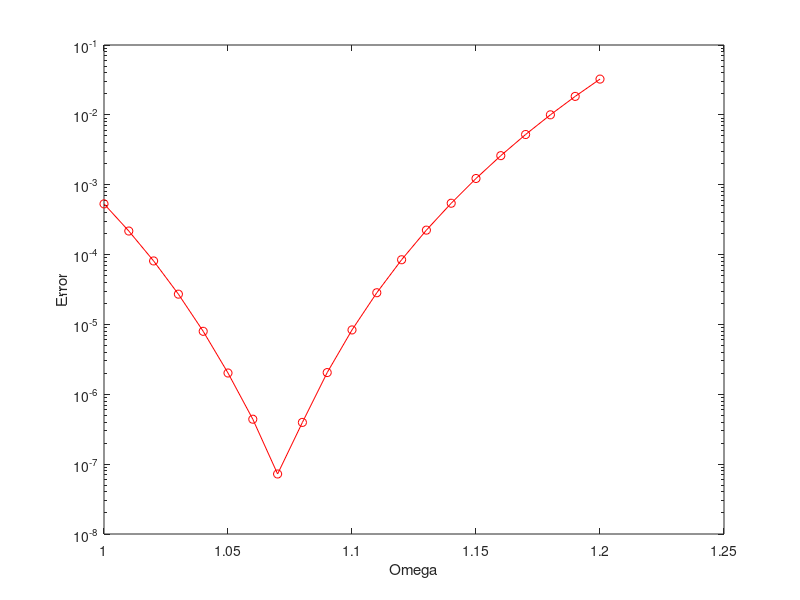

Reproduce this figure in MATLAB.
clear
clf

h=0.25;
x=-4:h:4;
m=length(x);

D=2*eye(m);
D=D-diag(ones(m-1,1),+1);
D=D-diag(ones(m-1,1),-1);
D=D/(2*h^2);

potential = 10*ones(m,1);
potential(abs(x)<1)=0;
V=diag(potential);

A=D+V;

[vmat,emat] = eig(A);
B = inv(A);

%bar(eig(A))


i = 1;
for omega=1:0.01:1.2
    %disp(omega)
    psi = ones(m,1);
    for j=1:10
        %plot(x,psi,'ro-')
        %title(j-1)
    
        old = psi;
        psi=psi*(1-omega) + omega*B*psi;
        psi = psi/max(abs(psi));
        error(j) = sum(abs(old./psi-1));
    end
    mError(i) = min(error);
    i = i + 1;
end

semilogy(1:0.01:1.2,mError, 'ro-')
ylabel("Error")
xlabel("Omega")
